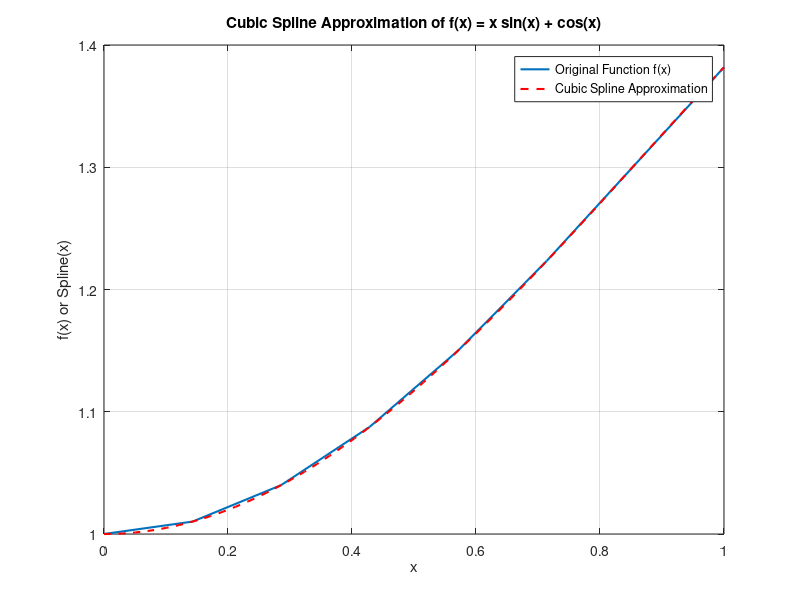

Reproduce this figure in MATLAB.
% Define the function
f = @(x) x .* sin(x) + cos(x);

% Define the knots (10 points including endpoints)
x_knots = linspace(0, 1, 9);
f_values = f(x_knots);

% Compute the cubic spline
spline_coefs = spline(x_knots, f_values);

% Define a fine range of x values for plotting
x_fine = linspace(0, 1, 100);
spline_values = ppval(spline_coefs, x_fine);

% Plot the original function and the spline approximation
figure;
fplot(f, [0, 1], 'LineWidth', 1.5);
hold on;
plot(x_fine, spline_values, 'r--', 'LineWidth', 1.5);
legend('Original Function f(x)', 'Cubic Spline Approximation');
xlabel('x');
ylabel('f(x) or Spline(x)');
title('Cubic Spline Approximation of f(x) = x sin(x) + cos(x)');
grid on;
